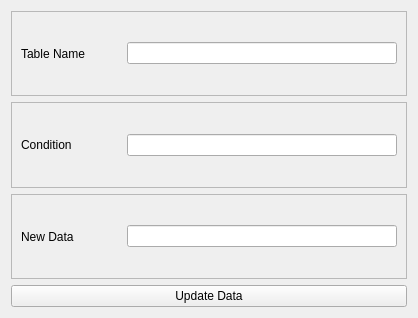
<?xml version="1.0" encoding="UTF-8"?>
<ui version="4.0">
 <class>UpdateDataWindow</class>
 <widget class="QWidget" name="UpdateDataWindow">
  <property name="geometry">
   <rect>
    <x>0</x>
    <y>0</y>
    <width>418</width>
    <height>318</height>
   </rect>
  </property>
  <property name="minimumSize">
   <size>
    <width>418</width>
    <height>318</height>
   </size>
  </property>
  <property name="maximumSize">
   <size>
    <width>418</width>
    <height>318</height>
   </size>
  </property>
  <property name="windowTitle">
   <string>Form</string>
  </property>
  <layout class="QVBoxLayout" name="verticalLayout">
   <item>
    <widget class="QFrame" name="frame">
     <property name="frameShape">
      <enum>QFrame::StyledPanel</enum>
     </property>
     <property name="frameShadow">
      <enum>QFrame::Raised</enum>
     </property>
     <layout class="QHBoxLayout" name="horizontalLayout">
      <item>
       <widget class="QLabel" name="label">
        <property name="minimumSize">
         <size>
          <width>100</width>
          <height>0</height>
         </size>
        </property>
        <property name="text">
         <string>Table Name</string>
        </property>
       </widget>
      </item>
      <item>
       <widget class="QLineEdit" name="tableNameLineEdit"/>
      </item>
     </layout>
    </widget>
   </item>
   <item>
    <widget class="QFrame" name="frame_2">
     <property name="frameShape">
      <enum>QFrame::StyledPanel</enum>
     </property>
     <property name="frameShadow">
      <enum>QFrame::Raised</enum>
     </property>
     <layout class="QHBoxLayout" name="horizontalLayout_2">
      <item>
       <widget class="QLabel" name="label_2">
        <property name="minimumSize">
         <size>
          <width>100</width>
          <height>0</height>
         </size>
        </property>
        <property name="text">
         <string>Condition</string>
        </property>
       </widget>
      </item>
      <item>
       <widget class="QLineEdit" name="conditionLineEdit"/>
      </item>
     </layout>
    </widget>
   </item>
   <item>
    <widget class="QFrame" name="frame_3">
     <property name="frameShape">
      <enum>QFrame::StyledPanel</enum>
     </property>
     <property name="frameShadow">
      <enum>QFrame::Raised</enum>
     </property>
     <layout class="QHBoxLayout" name="horizontalLayout_3">
      <item>
       <widget class="QLabel" name="label_3">
        <property name="minimumSize">
         <size>
          <width>100</width>
          <height>0</height>
         </size>
        </property>
        <property name="text">
         <string>New Data</string>
        </property>
       </widget>
      </item>
      <item>
       <widget class="QLineEdit" name="newDataLineEdit"/>
      </item>
     </layout>
    </widget>
   </item>
   <item>
    <widget class="QPushButton" name="pushButton">
     <property name="text">
      <string>Update Data</string>
     </property>
    </widget>
   </item>
  </layout>
 </widget>
 <resources/>
 <connections/>
</ui>
